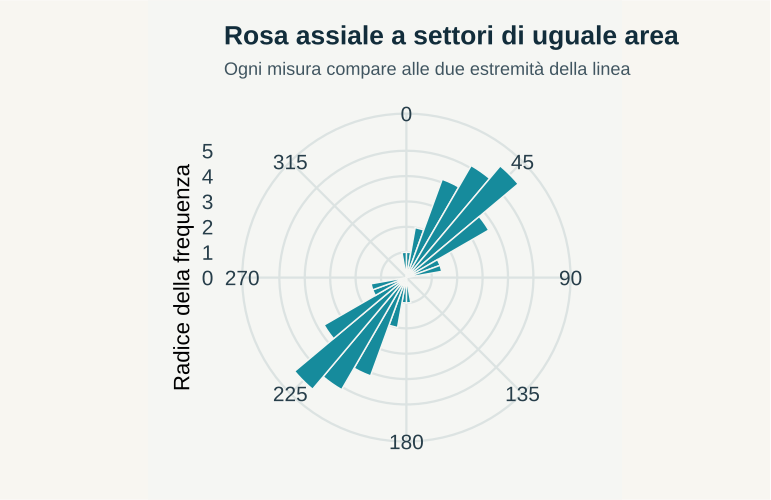

Write R code to recreate this figure.
# GeoStat Lab — funzioni comuni. R >= 4.3; ggplot2 >= 3.4; jsonlite.
suppressPackageStartupMessages(library(ggplot2))
col_geo <- c('#168B9C','#BC5B35','#7054A4','#A17B19','#227864','#64748B')
theme_set(theme_minimal(base_size=17, base_family='sans') + theme(
  plot.background=element_rect(fill='#F5F6F3',colour=NA),
  panel.background=element_rect(fill='#F5F6F3',colour=NA),
  panel.grid.minor=element_blank(),panel.grid.major=element_line(colour='#DCE3E2'),
  plot.title=element_text(size=19,face='bold',colour='#122D3B'),
  plot.subtitle=element_text(size=13,colour='#405560',margin=margin(b=12)),
  axis.text=element_text(size=15,colour='#273E4A'),axis.title=element_text(size=16),
  legend.position='bottom',legend.title=element_blank(),legend.text=element_text(size=14),
  strip.text=element_text(size=15,face='bold'),plot.margin=margin(18,24,18,18)))
metric <- function(...) data.frame(grandezza=names(c(...)),valore=as.character(c(...)),check.names=FALSE)
f <- function(x,d=3) {out<-formatC(x,digits=d,format='fg');out[!is.finite(x)]<-'Non definito';out}
line_plot <- function(d,x='x',y='y',title='',xl=x,yl=y,group=NULL) {
 p<-ggplot(d,aes(x=.data[[x]],y=.data[[y]]))
 if(is.null(group)) p<-p+geom_line(colour=col_geo[1],linewidth=1.05) else p<-p+aes(colour=.data[[group]],group=.data[[group]])+geom_line(linewidth=1)+scale_colour_manual(values=col_geo)
 p+labs(title=title,x=xl,y=yl)
}
point_plot <- function(d,x='x',y='y',title='',xl=x,yl=y,group=NULL) {
 p<-ggplot(d,aes(x=.data[[x]],y=.data[[y]]))
 if(is.null(group))p<-p+geom_point(colour=col_geo[1],size=2.5,alpha=.8) else p<-p+aes(colour=.data[[group]])+geom_point(size=2.7,alpha=.85)+scale_colour_manual(values=col_geo)
 p+labs(title=title,x=xl,y=yl)
}
hist_plot<-function(x,title='',xl='Valore',bins=20)ggplot(data.frame(x=x),aes(x))+geom_histogram(bins=bins,fill=col_geo[1],colour='#F5F6F3')+labs(title=title,x=xl,y='Frequenza')
bar_plot<-function(d,x='gruppo',y='valore',title='',yl='Valore')ggplot(d,aes(x=.data[[x]],y=.data[[y]],fill=.data[[x]]))+geom_col(width=.65)+scale_fill_manual(values=rep(col_geo,length.out=length(unique(d[[x]])) ))+guides(fill='none')+labs(title=title,x=NULL,y=yl)
map_plot<-function(d,z='z',title='',xl='Est [km]',yl='Nord [km]')ggplot(d,aes(x,y,fill=.data[[z]]))+geom_raster()+coord_equal()+scale_fill_gradientn(colours=c('#153F56','#298C9C','#B8CDB2','#F1D889','#AD542F'))+labs(title=title,x=xl,y=yl)
acf_data<-function(x,lag=20){a<-acf(x,lag.max=min(lag,length(x)-1),plot=FALSE);data.frame(x=as.vector(a$lag)[-1],y=as.vector(a$acf)[-1])}
# AR(1), distribuzione marginale stazionaria N(0, 1).
ar_series<-function(n,rho){x<-numeric(n);x[1]<-rnorm(1);for(i in 2:n)x[i]<-rho*x[i-1]+sqrt(1-rho^2)*rnorm(1);x}
# Distanze euclidee in unità metriche già dichiarate; nessuna conversione implicita di CRS.
dist_cross<-function(a,b)sqrt(outer(a[,1],b[,1],'-')^2+outer(a[,2],b[,2],'-')^2)
# Predittore IDW: i punti coincidenti ricevono esattamente il valore osservato.
idw<-function(xy,z,new,power=2){dd<-dist_cross(new,xy);apply(dd,1,function(d)if(any(d<1e-10))mean(z[d<1e-10])else weighted.mean(z,d^(-power)))}
# CART didattico binario: divisioni assiali che minimizzano l'impurità di Gini.
cart_fit<-function(x,y,depth=2,minleaf=4){
 node<-list(p=mean(y),n=length(y));if(depth<1||length(unique(y))<2||length(y)<2*minleaf)return(node)
 best<-Inf
 for(j in seq_len(ncol(x))){v<-sort(unique(x[,j])); if(length(v)<2)next
  for(cut in (head(v,-1)+tail(v,-1))/2){left<-x[,j]<=cut;nl<-sum(left);nr<-sum(!left);if(min(nl,nr)<minleaf)next
   score<-nl*mean(y[left])*(1-mean(y[left]))+nr*mean(y[!left])*(1-mean(y[!left]))
   if(score<best){best<-score;node$j<-j;node$cut<-cut;split<-left}
  }
 }
 if(is.finite(best)){node$left<-cart_fit(x[split,,drop=FALSE],y[split],depth-1,minleaf);node$right<-cart_fit(x[!split,,drop=FALSE],y[!split],depth-1,minleaf)};node
}
cart_predict<-function(tree,x)apply(x,1,function(row){t<-tree;while(!is.null(t$j))t<-if(row[t$j]<=t$cut)t$left else t$right;t$p})
p <- list(sep = 0, k2 = 6, seed = 17)
set.seed(p$seed)
rvm <- function(n, mu, k) {
    a <- 1 + sqrt(1 + 4 * k^2)
    b <- (a - sqrt(2 * a))/(2 * k)
    r <- (1 + b^2)/(2 * b)
    out <- numeric(0)
    while (length(out) < n) {
        u1 <- runif(n)
        u2 <- runif(n)
        u3 <- runif(n)
        z <- cos(pi * u1)
        fz <- (1 + r * z)/(r + z)
        g <- k * (r - fz)
        ok <- g * (2 - g) - u2 > 0 | log(g/u2) + 1 - g >= 0
        out <- c(out, sign(u3[ok] - 0.5) * acos(fz[ok]))
    }
    (mu + out[1:n])%%(2 * pi)
}

n1 <- if (p$sep == 0) 100 else 50

ax <- c(rep(40, n1), rep(40 + p$sep, 100 - n1))

t2 <- rvm(100, 0, p$k2)/2

reg <- (ax + t2 * 180/pi + 180 * rbinom(100, 1, 0.5))%%360

Rbar <- function(x) sqrt(mean(cos(x))^2 + mean(sin(x))^2)

a <- reg * pi/180

asse <- (atan2(mean(sin(2 * a)), mean(cos(2 * a))) * 90/pi)%%180

classi <- cut(c(reg%%180, reg%%180 + 180), seq(0, 360, 10), right = FALSE)

data <- data.frame(centro = seq(5, 355, 10), n = as.vector(table(classi)))

plots <- list(ggplot(data, aes(centro, sqrt(n))) + geom_col(width = 10, fill = col_geo[1], colour = "#F5F6F3") + 
    scale_x_continuous(limits = c(0, 360), breaks = seq(0, 315, 45)) + coord_polar(start = 0, direction = 1) + 
    labs(title = "Rosa assiale a settori di uguale area", subtitle = "Ogni misura compare alle due estremità della linea", 
        x = NULL, y = "Radice della frequenza"))

metrics <- metric(`R degli angoli registrati` = f(Rbar(a)), `R degli angoli raddoppiati` = f(Rbar(2 * 
    a)), `Asse medio (gradi)` = f(asse), `Angolo fra le famiglie (gradi)` = p$sep)
print(metrics,row.names=FALSE)
ggplot2::ggsave('m18-assiali-A.svg',plots[[1]],device=svglite::svglite,width=7.7,height=5.0,bg='#F8F6F1')
